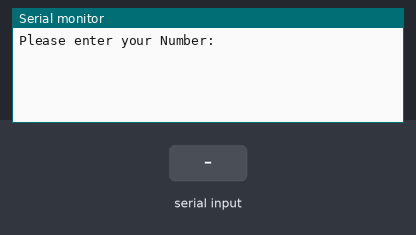
This sketch was run on a simulated Arduino Uno, built with avr-gcc and run on an emulated ATmega328P. Parts: the last lines printed to the serial monitor. Inputs (shaded band) come from the test bench.

Above: at 1.2 s.
1.3 s: "90,45\n" received over Serial
At 2.5 s:
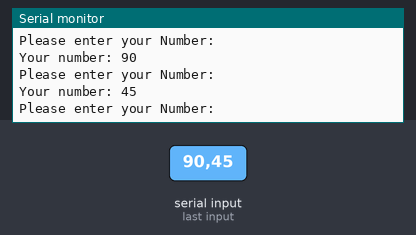
2.8 s: "30,150\n" received over Serial
At 4.0 s:
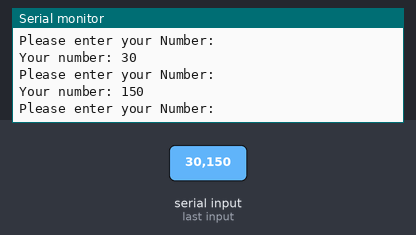
Timing chart, 0 to 5.8 s (numbered marks = the images above; inputs shaded):
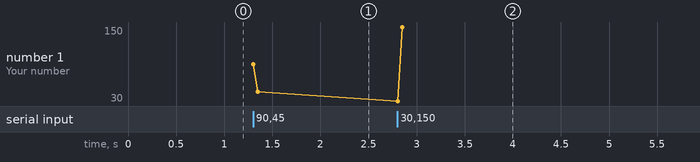

Measured:
- after the input at 1.3 s, the serial monitor: prints a new line at once (image 1)
- after the input at 2.8 s, the serial monitor: prints a new line at once (image 2)
- plotted number 1: 45 → 150 after the input at 2.8 s

The sketch:

18_1_read_from_console_expl.ino
```cpp
void setup()
{
    Serial.begin(9600);
}

void loop()
{
    Serial.println("Please enter your Number: ");
    while (Serial.available() == 0)
    {
    }

    const int myNumber = Serial.parseInt();
    while (Serial.available() > 0)
    {
        Serial.read();
    }

    Serial.print("Your number: ");
    Serial.println(myNumber);
}
```
